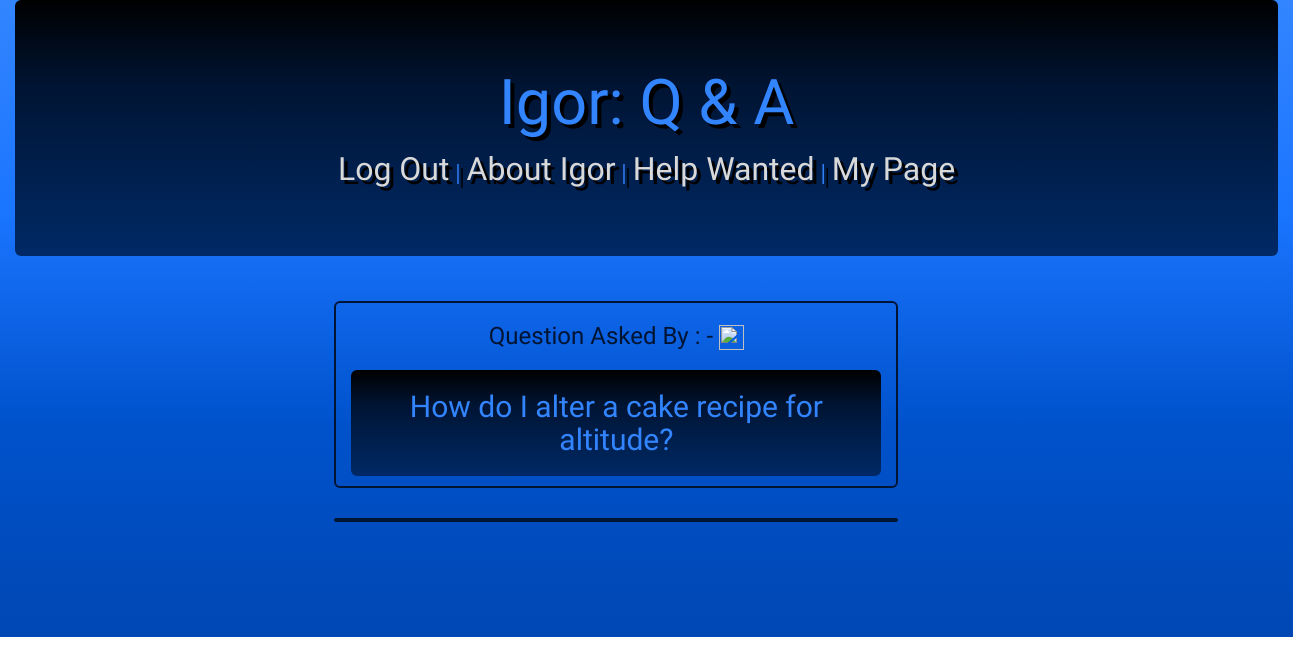
Before: /igor/questions/2/ (signed in) with the older database file.
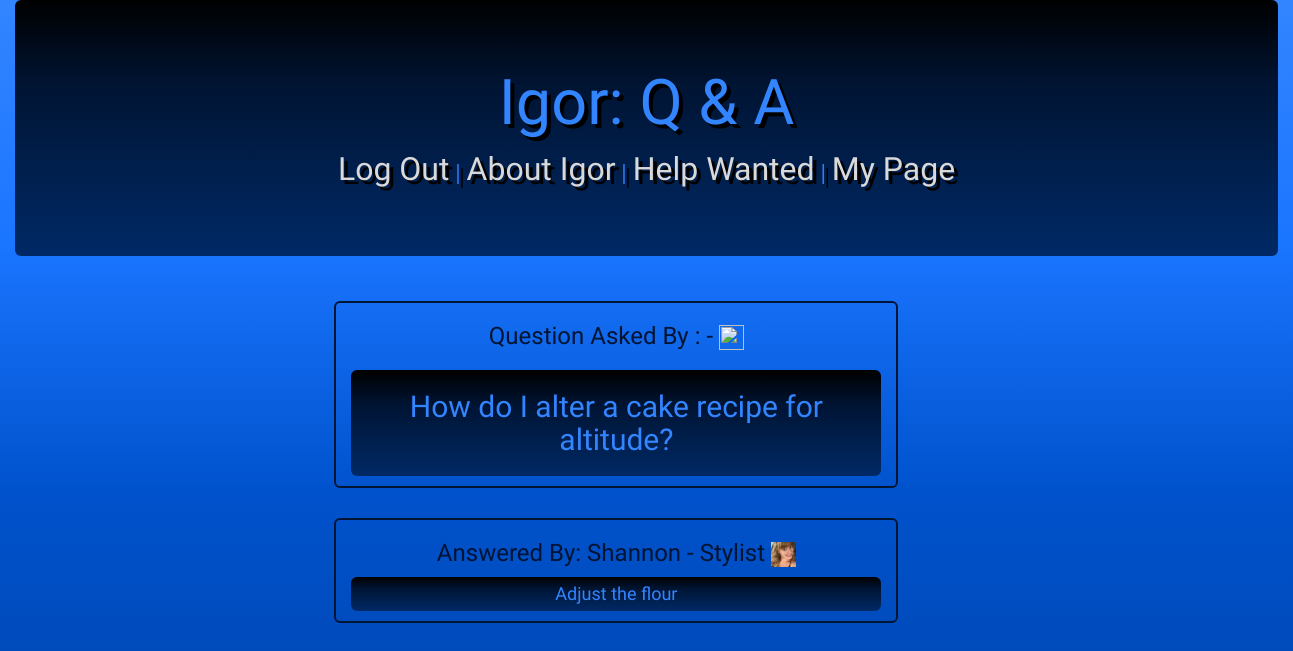
After: the same page with the newer database file.
### igor_app/models.py (models this page shows)
class Answer(models.Model):
    content = models.TextField()
    user_who_answered = models.ForeignKey(User, related_name="answered_questions", on_delete = models.CASCADE)
    parent_question = models.ForeignKey(Question, related_name="answers", on_delete = models.CASCADE)
    created_at = models.DateTimeField(auto_now_add=True)
    updated_at = models.DateTimeField(auto_now=True)

class Profile(models.Model):
    owner=models.OneToOneField(User, related_name="profile", on_delete=models.CASCADE, primary_key=True)
    first_name=models.CharField(max_length=20)
    occupation=models.CharField(max_length=20)
    about=models.TextField()
    img=models.ImageField(upload_to ="img/", null=True, blank=True)
    created_at = models.DateTimeField(auto_now_add=True)
    updated_at = models.DateTimeField(auto_now=True)
    objects=ProfileManager()

### login_reg/models.py (models this page shows)
class User(models.Model):
    username =  models.CharField(max_length=40)
    email = models.CharField(max_length=50)
    password = models.TextField()
    specialty = models.CharField(max_length=20)
    created_at = models.DateTimeField(auto_now_add=True)
    updated_at = models.DateTimeField(auto_now=True)
    objects = UserManager()

### igor_app/views.py (the view)
# urls.py: path('questions/<int:question_id>/', views.view_question),
def view_question(request, question_id):
    if 'userid' in request.session:
        authenticated_user = User.objects.get(id=request.session['userid'])
        context = {
            'authenticated_user': authenticated_user,
            'selected_question': Question.objects.get(id=question_id)
        }
        return render(request, 'results.html', context)
    else:
        return HttpResponse("ERROR NO USER LOGGED IN")

### igor_app/templates/results.html (shortened to what this page needs)
<!DOCTYPE html>
<html lang="en">
<head>
    <link rel="stylesheet" href="https://maxcdn.bootstrapcdn.com/bootstrap/3.4.1/css/bootstrap.min.css">
    {%load static%}
    <link rel="stylesheet" href="{% static 'css/results.css'%}">
</head>
<body>
    <div class="container-fluid">
        <div class="jumbotron text-center">
            <h1>Igor: Q & A</h1>
            <p class="header"><a href="/logout">Log Out</a> | <a href="/igor/about">About Igor</a> | <a href="/igor/questions">Help Wanted</a> | <a href="/">My Page</a></p>
        </div>
        <div class="col-lg-11 col-lg-offset-2">
            <div class="col-lg-6 col-lg-offset-1">
                <h3> Question Asked By : {{selected_question.user_who_posted.profile.first_name}}-{{selected_question.user_who_posted.profile.occupation}} <img src="{{selected_question.user_who_posted.profile.img.url}}" id="avatar"/></h3>
                <h2 id="question">{{selected_question.content}}</h2>
            </div>
            <div class="col-lg-6 col-lg-offset-1">
                {% for answer in selected_question.answers.all %}
                    <h3>Answered By: {{answer.user_who_answered.profile.first_name}} - {{answer.user_who_answered.profile.occupation}} <img src='{{ answer.user_who_answered.profile.img.url }}' id="avatar"></h3>
                    <h4 id="answer"> {{answer.content}} </h4>
                {% endfor %}
            </div>
        </div>
    </div>
</body>
</html>

Changed rows visible on the page:
added Answer: user_who_answered.profile.first_name "Shannon", user_who_answered.profile.occupation "Stylist", user_who_answered.profile.img (picture), content "Adjust the flour"
